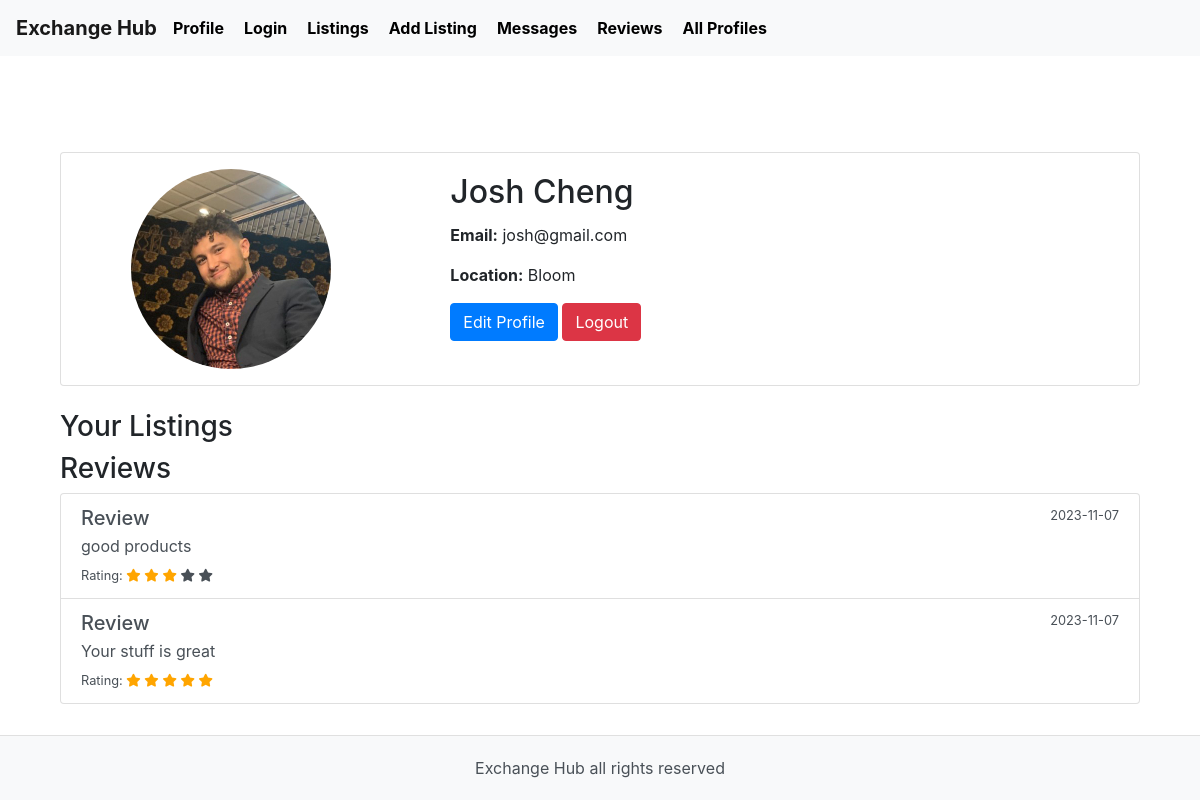
The app's page /profile (signed in) with its own data.
### tables this page shows
CREATE TABLE User (
    userID INTEGER PRIMARY KEY AUTOINCREMENT,
    firstName TEXT NOT NULL,
    lastName TEXT NOT NULL,
    email TEXT UNIQUE NOT NULL,
    hashedPassword TEXT NOT NULL,
    profileImage TEXT,
    location TEXT NOT NULL,
    joinDate DATE NOT NULL,
    lastLogin DATE NOT NULL
);

CREATE TABLE Review (
    reviewID INTEGER PRIMARY KEY AUTOINCREMENT,
    reviewerID INTEGER,
    reviewedUserID INTEGER,
    rating INTEGER NOT NULL,
    comment TEXT,
    datePosted DATE NOT NULL,
    FOREIGN KEY (reviewerID) REFERENCES User(userID),
    FOREIGN KEY (reviewedUserID) REFERENCES User(userID)
);

### app.py (the view)
@app.route('/profile')
def profile():
    user_id = session.get('user_id')
    if user_id is None:
        flash('Please log in to access your profile', 'error')
        return redirect(url_for('login'))
    userid = request.args.get('user_id')
    conn = sqlite3.connect('database.db')
    conn.row_factory = sqlite3.Row
    cursor = conn.cursor()
    cursor.execute("SELECT * FROM User WHERE userID=?", (user_id,))
    user = cursor.fetchone()
    cursor.execute("SELECT * FROM Listing WHERE userID=?", (user_id,))
    user_listings = cursor.fetchall()
    print(user_listings)
    if user is None:
        flash('User not found', 'error')
        return redirect(url_for('login'))
    first_name = user['firstName']
    last_name = user['lastName']
    email = user['email']
    location = user['location']
    profile_image = user['profileImage']
    cursor.execute("SELECT * FROM Review WHERE reviewedUserID=?", (user_id,))
    user_reviews = cursor.fetchall()
    return render_template('profile.html', first_name=first_name, last_name=last_name, email=email, location=location, profile_image=profile_image, user_listings=user_listings, user_reviews=user_reviews)

### templates/profile.html (shortened to what this page needs)
{% extends 'layout.html' %}
{% block content %}
<div class="container mt-5">
    <div class="card mb-4">
        <div class="row g-0">
            <div class="col-md-4 d-flex justify-content-center align-items-center">
                <img src="{{ profile_image }}" alt="Profile Image" class="img-fluid rounded-circle m-3" style="width: 200px; height: 200px;">
            </div>
            <div class="col-md-8">
                <div class="card-body">
                    <h2 class="card-title">{{ first_name }} {{ last_name }}</h2>
                    <p class="card-text"><strong>Email:</strong> {{ email }}</p>
                    <p class="card-text"><strong>Location:</strong> {{ location }}</p>
                    <a href="{{ url_for('edit_profile') }}" class="btn btn-primary">Edit Profile</a>
                    <a href="{{ url_for('logout') }}" class="btn btn-danger">Logout</a>
                </div>
            </div>
        </div>
    </div>
    <h3>Your Listings</h3>
    <h3>Reviews</h3>
    <div class="list-group">
        {% if user_reviews %}
        {% for review in user_reviews %}
        <div class="list-group-item list-group-item-action flex-column align-items-start">
            <div class="d-flex w-100 justify-content-between">
                <h5 class="mb-1">Review</h5>
                <small>{{ review.datePosted }}</small>
            </div>
            <p class="mb-1">{{ review.comment }}</p>
            <small>Rating:
                {% for star in range(review.rating) %}
                    <span class="fa fa-star checked"></span>
                {% endfor %}
                {% for star in range(5 - review.rating) %}
                    <span class="fa fa-star"></span>
                {% endfor %}
            </small>
        </div>
        {% endfor %}
        {% else %}
        <p>No reviews yet.</p>
        {% endif %}
    </div>
</div>
{% endblock %}

### static/style.css (style rules this page uses)
.checked { color: orange; }

### templates/layout.html (style rules this page uses)
html, body { height: 100%; display: flex; flex-direction: column; }
.container { flex: 1; }

### records on screen
User: profileImage (picture), firstName "Josh", lastName "Cheng", email "josh@gmail.com", location "Bloom"
Review: datePosted "2023-11-07", comment "good products", rating 3 (drawn)
Review: datePosted "2023-11-07", comment "Your stuff is great", rating 5 (drawn)
